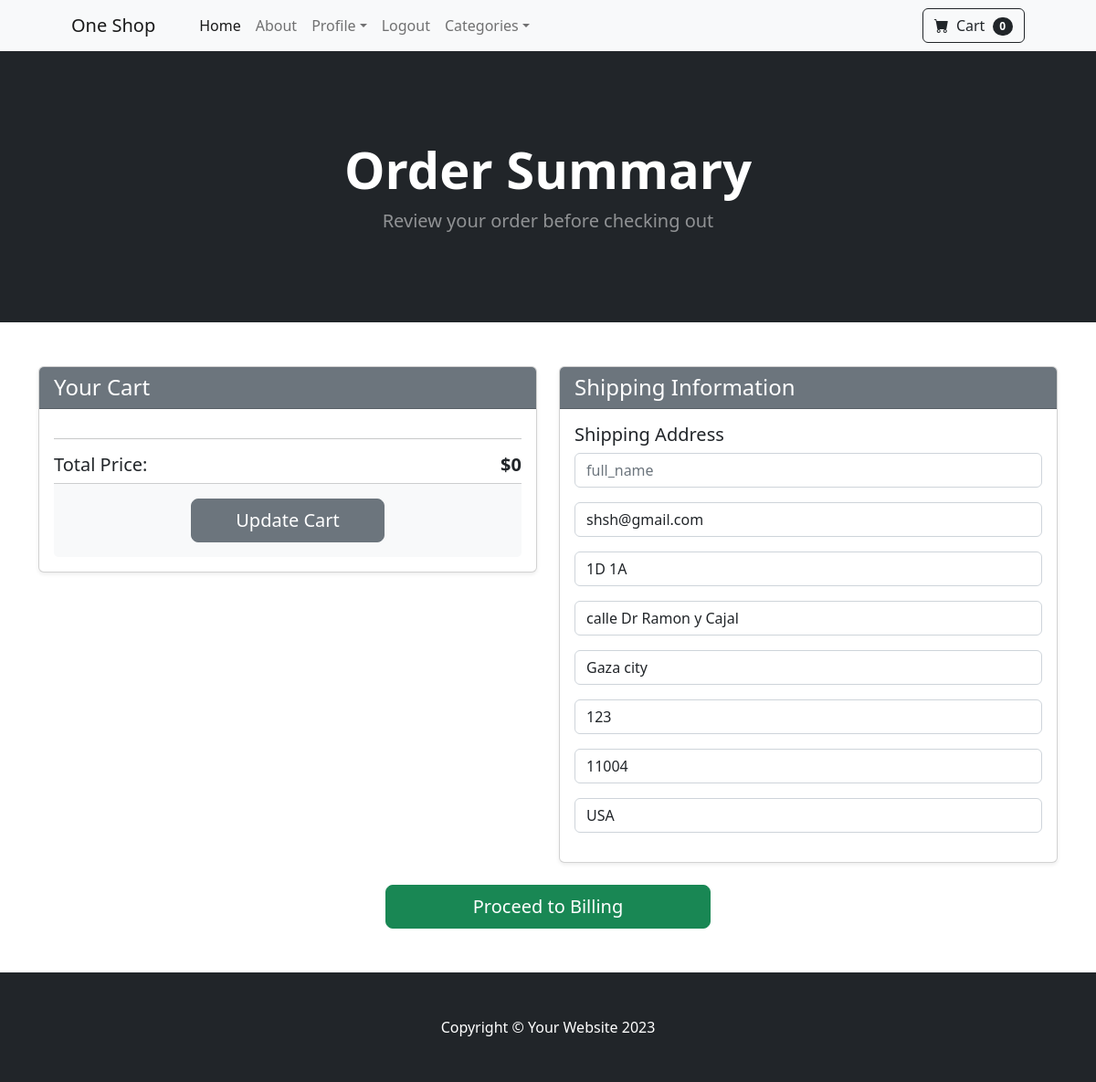
/payment/checkout/ (signed in), run on the app's committed database.
### payment/models.py (models this page shows, shortened)
class ShippingAddress(models.Model):
    user = models.ForeignKey(User, on_delete=models.CASCADE, null=True, blank=True)
    full_name = models.CharField(max_length=225)
    shipping_email = models.CharField(max_length=225)
    shipping_address1 = models.CharField(max_length=225)
    shipping_address2 = models.CharField(max_length=225)
    shipping_city = models.CharField(max_length=225)
    shipping_state = models.CharField(max_length=225, null=True, blank=True)
    shipping_zipcode = models.CharField(max_length=225, null=True, blank=True)
    shipping_country = models.CharField(max_length=225)
    class Meta:
        verbose_name_plural = 'ShippingAddress'

### payment/views.py (the view)
# urls.py: path('checkout/', views.check_out, name='check_out'),
def check_out(request):
    cart = Cart(request)
    cart_products = cart.get_items()
    cart_products_qty = cart.get_quantity()
    cart_total_price = cart.count_total()
    if request.user.is_authenticated:
        shipping_user = ShippingAddress.objects.get(user__id=request.user.id)
        shipping_form = ShippingForm(request.POST or None, instance=shipping_user)
        return render(request, "payment/check_out.html", {"cart_products":cart_products, "cart_products_qty":cart_products_qty, "cart_total_price":cart_total_price, "shipping_form":shipping_form })
    else:
        shipping_form = ShippingForm(request.POST or None)
        return render(request, "payment/check_out.html", {"cart_products":cart_products, "cart_products_qty":cart_products_qty, "cart_total_price":cart_total_price, "shipping_form":shipping_form})

### cart/cart.py (called while the page is built, shortened)
    def __len__(self):
        return len(self.cart)

    def get_items(self):
        products = []
        for product_id in self.cart.keys():
            products.append(Product.objects.get(id=product_id))
        return products

    def get_quantity(self):
        quantities = self.cart
        return quantities

    def count_total(self):
        prices = []
        return sum(prices)

### cart/context_processors.py (called while the page is built)
def cart(request):
    return {'cart': Cart(request)}

### payment/templates/payment/check_out.html (shortened to what this page needs)
{% extends 'base.html' %}
{% block content %}
<header class="bg-dark py-5">
    <div class="container px-4 px-lg-5 my-5">
        <div class="text-center text-white">
            <h1 class="display-4 fw-bolder">Order Summary</h1>
            <p class="lead fw-normal text-white-50 mb-0">Review your order before checking out</p>
        </div>
    </div>
</header>
<section class="container my-5">
    <div class="row justify-content-center">
        <div class="col-lg-6">
            <div class="card shadow-sm mb-4">
                <div class="card-header bg-secondary text-white">
                    <h4 class="mb-0">Your Cart</h4>
                </div>
                <div class="card-body">
                    <hr>
                    <div class="d-flex justify-content-between">
                        <h5>Total Price:</h5>
                        <h5 class="fw-bold">${{ cart_total_price }}</h5>
                    </div>
                    <div class="card-footer bg-light text-center py-3">
                        <a href="{% url 'cart_summary' %}" class="btn btn-secondary btn-lg px-5">
                             Update Cart
                        </a>
                    </div>
                </div>
            </div>
        </div>
        <div class="col-lg-6">
            <div class="card shadow-sm">
                <div class="card-header bg-secondary text-white">
                    <h4 class="mb-0">Shipping Information</h4>
                </div>
                <div class="card-body">
                   <form action="{% url 'billing_info' %}" method="POST">
                    <h5>Shipping Address</h5>
                    {{ shipping_form.as_p}}
                </div>
            </div>
        </div>
    </div>
    <div class="row justify-content-center mt-4">
        <div class="col-lg-4 text-center">
            <button href="{% url 'billing_info' %}" type="submit" class="btn btn-success btn-lg w-100">Proceed to Billing</button>
        </div>
    </div>
</section>
{% endblock %}

### data on the page
ShippingAddress: shipping_email "shsh@gmail.com", shipping_address1 "1D 1A", shipping_address2 "calle Dr Ramon y Cajal", shipping_city "Gaza city", shipping_state "123", shipping_zipcode "11004", shipping_country "USA"

### other printed values
{{ cart|length }} "0"
{{ cart_total_price }} "0"
